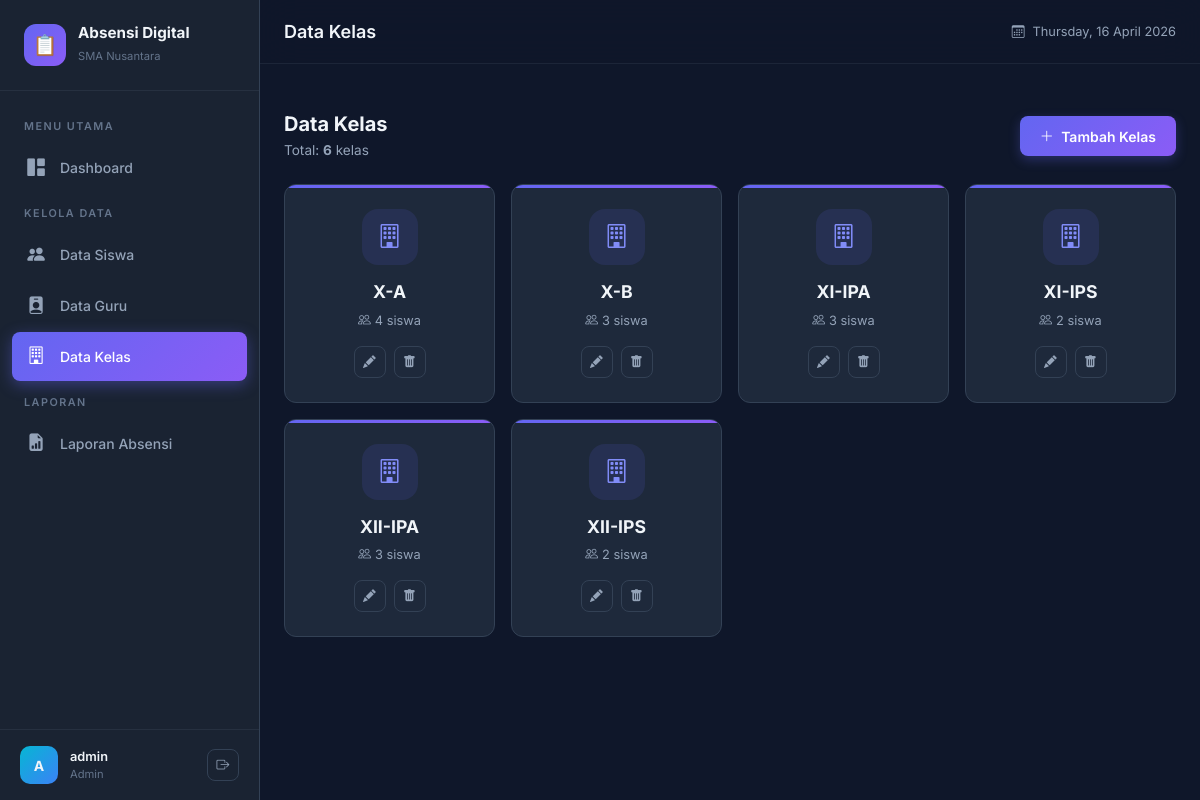
The app's page /controllers/KelasController.php (signed in) with its own data.
### tables this page shows
CREATE TABLE kelas (
    id_kelas INT AUTO_INCREMENT PRIMARY KEY,
    nama_kelas VARCHAR(50) NOT NULL,
    created_at TIMESTAMP DEFAULT CURRENT_TIMESTAMP
);

### models/Kelas.php (called while the page is built, shortened)
<?php
class Kelas {
    private $conn;
    public function __construct($conn) {
        $this->conn = $conn;
    }
    public function getAll() {
        $sql = "SELECT k.*,
                (SELECT COUNT(*) FROM siswa s WHERE s.id_kelas = k.id_kelas) as jumlah_siswa
                FROM kelas k ORDER BY k.nama_kelas ASC";
        $result = $this->conn->query($sql);
        return $result->fetch_all(MYSQLI_ASSOC);
    }
}

### views/admin/kelas.php (the view, shortened to what this page needs)
<?php
include __DIR__ . '/../layout/header.php';
include __DIR__ . '/../layout/sidebar.php';
?>
<div class="content-area">
    <div class="d-flex justify-content-between align-items-center mb-4 flex-wrap gap-2">
        <div>
            <h5 style="font-weight: 700; margin-bottom: 0.25rem;">Data Kelas</h5>
            <p style="color: var(--text-secondary); font-size: 0.85rem; margin: 0;">
                Total: <strong><?= count($kelasList) ?></strong> kelas
            </p>
        </div>
        <button class="btn btn-primary-custom" data-bs-toggle="modal" data-bs-target="#addKelasModal">
            <i class="bi bi-plus-lg me-1"></i> Tambah Kelas
        </button>
    </div>
    <div class="row g-3">
        <?php if (empty($kelasList)): ?>
            <div class="col-12">
                <div class="card-dark">
                    <div class="card-body text-center py-5" style="color: var(--text-muted);">
                        <i class="bi bi-building" style="font-size: 3rem;"></i>
                        <p class="mt-2 mb-0">Belum ada data kelas</p>
                    </div>
                </div>
            </div>
        <?php else: ?>
            <?php foreach ($kelasList as $i => $kelas): ?>
                <div class="col-xl-3 col-lg-4 col-sm-6">
                    <div class="card-dark animate-in" style="position: relative; overflow: hidden;">
                        <div style="position: absolute; top: 0; left: 0; right: 0; height: 3px; background: var(--gradient-primary);"></div>
                        <div class="card-body text-center py-4">
                            <div style="width: 56px; height: 56px; border-radius: 16px; background: rgba(99,102,241,0.12); display: flex; align-items: center; justify-content: center; margin: 0 auto 1rem; font-size: 1.5rem;">
                                <i class="bi bi-building" style="color: var(--primary-light);"></i>
                            </div>
                            <h6 style="font-weight: 700; font-size: 1.1rem; margin-bottom: 0.5rem;">
                                <?= htmlspecialchars($kelas['nama_kelas']) ?>
                            </h6>
                            <p style="color: var(--text-secondary); font-size: 0.8rem; margin-bottom: 1rem;">
                                <i class="bi bi-people me-1"></i><?= $kelas['jumlah_siswa'] ?> siswa
                            </p>
                            <div class="d-flex gap-2 justify-content-center">
                                <button class="btn-action btn-edit"
                                        data-bs-toggle="modal"
                                        data-bs-target="#editModal"
                                        data-item='<?= json_encode([
                                            "id_kelas" => $kelas["id_kelas"],
                                            "nama_kelas" => $kelas["nama_kelas"]
                                        ]) ?>'
                                        title="Edit">
                                    <i class="bi bi-pencil-fill"></i>
                                </button>
                                <a href="<?= BASE_URL ?>/controllers/KelasController.php?action=delete&id=<?= $kelas['id_kelas'] ?>"
                                   class="btn-action btn-delete"
                                   data-confirm="Hapus kelas <?= htmlspecialchars($kelas['nama_kelas']) ?>? Semua siswa di kelas ini juga akan terhapus."
                                   title="Hapus">
                                    <i class="bi bi-trash-fill"></i>
                                </a>
                            </div>
                        </div>
                    </div>
                </div>
            <?php endforeach; ?>
        <?php endif; ?>
    </div>
</div>
</div>
<?php include __DIR__ . '/../layout/footer.php'; ?>

### assets/css/style.css (style rules this page uses)
:root { --primary: #6366f1; --primary-light: #818cf8; --primary-dark: #4f46e5; --primary-glow: rgba(99, 102, 241, 0.3); --accent: #06b6d4; --accent-light: #22d3ee; --success: #10b981; --success-light: rgba(16, 185, 129, 0.15); --warning: #f59e0b; --warning-light: rgba(245, 158, 11, 0.15); --danger: #ef4444; --danger-light: rgba(239, 68, 68, 0.15); --info: #3b82f6; --info-light: rgba(59, 130, 246, 0.15); --bg-dark: #0f172a; --bg-card: #1e293b; --bg-card-hover: #263349; --bg-sidebar: #1a2332; --bg-input: #334155; --border-color: #334155; --border-light: rgba(148, 163, 184, 0.1); --text-primary: #f1f5f9; --text-secondary: #94a3b8; --text-muted: #64748b; --gradient-primary: linear-gradient(135deg, #6366f1 0%, #8b5cf6 100%); --gradient-accent: linear-gradient(135deg, #06b6d4 0%, #3b82f6 100%); --gradient-success: linear-gradient(135deg, #10b981 0%, #059669 100%); --gradient-warning: linear-gradient(135deg, #f59e0b 0%, #d97706 100%); --gradient-danger: linear-gradient(135deg, #ef4444 0%, #dc2626 100%); --gradient-dark: linear-gradient(135deg, #1e293b 0%, #0f172a 100%); --shadow-sm: 0 1px 3px rgba(0, 0, 0, 0.3); --shadow-md: 0 4px 6px -1px rgba(0, 0, 0, 0.3); --shadow-lg: 0 10px 25px rgba(0, 0, 0, 0.4); --shadow-glow: 0 0 30px rgba(99, 102, 241, 0.2); --sidebar-width: 260px; --header-height: 64px; --border-radius: 12px; --border-radius-sm: 8px; --border-radius-lg: 16px; --transition: all 0.3s cubic-bezier(0.4, 0, 0.2, 1); --transition-fast: all 0.15s ease; }
* { margin: 0; padding: 0; box-sizing: border-box; }
body { font-family: 'Inter', -apple-system, BlinkMacSystemFont, sans-serif; background-color: var(--bg-dark); color: var(--text-primary); min-height: 100vh; overflow-x: hidden; -webkit-font-smoothing: antialiased; }
a { color: var(--primary-light); text-decoration: none; transition: var(--transition-fast); }
.content-area { padding: 1.5rem; }
.card-dark { background: var(--bg-card); border: 1px solid var(--border-color); border-radius: var(--border-radius); overflow: hidden; }
.card-dark .card-body { padding: 1.25rem; }
.btn-primary-custom { background: var(--gradient-primary); border: none; color: white; font-weight: 600; font-size: 0.875rem; padding: 0.6rem 1.25rem; border-radius: var(--border-radius-sm); transition: var(--transition); box-shadow: 0 4px 12px rgba(99, 102, 241, 0.3); }
.btn-action { width: 32px; height: 32px; border-radius: 8px; display: inline-flex; align-items: center; justify-content: center; border: 1px solid var(--border-color); background: transparent; color: var(--text-secondary); transition: var(--transition-fast); font-size: 0.8rem; cursor: pointer; }
.animate-in { animation: fadeInUp 0.5s ease-out forwards; }
.animate-in:nth-child(1) { animation-delay: 0.05s; }

### records on screen
kelas: nama_kelas "X-A", jumlah_siswa "4"
kelas: nama_kelas "X-B", jumlah_siswa "3"
kelas: nama_kelas "XI-IPA", jumlah_siswa "3"
kelas: nama_kelas "XI-IPS", jumlah_siswa "2"
kelas: nama_kelas "XII-IPA", jumlah_siswa "3"
kelas: nama_kelas "XII-IPS", jumlah_siswa "2"

### other values on screen
substr($_SESSION['username'] ?? 'U', 0, 1) "A"
$_SESSION['nama_guru'] "admin"
$_SESSION['role'] "Admin"
$pageTitle "Data Kelas"
count($kelasList) "6"
